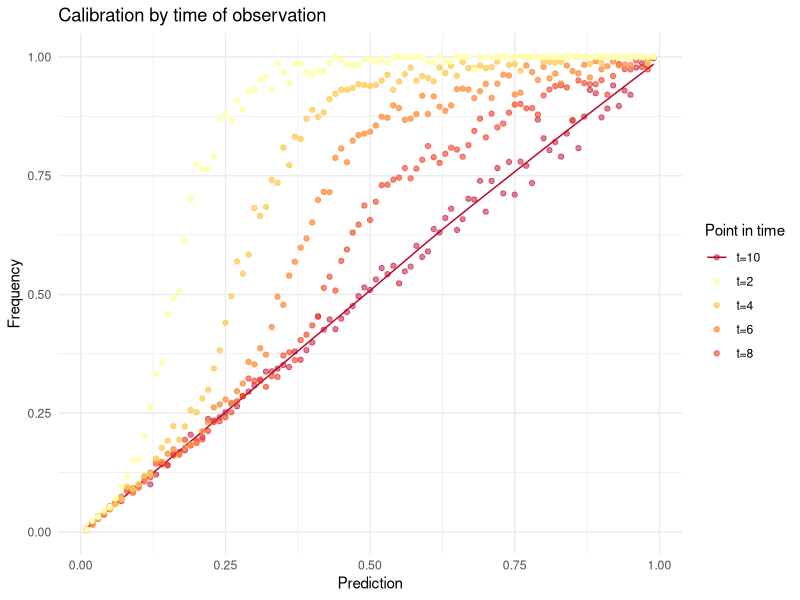

The R source for this figure:
## --------------------------- ##########################
##
## Script name: Simulation_study_0.2.R
##
## Purpose of script: Simulate a perfect forecasters calibration for the research project 'OptimalCalibration'
##
## Author: Niklas Valentin Lehmann
##
## Date Created: 2025-06-17
##
## Copyright (c) Niklas Valentin Lehmann, 2025
## Email: Niklas-Valentin.Lehmann@vwl.tu-freiberg.de
##
## ---------------------------
##
## Notes:
##   
##
## --------------------------- #########################



### Load Library packages ---------------------------

library(tidyverse)



### Contents ---------------------------

# 1. Create events 

# 2. Get predictions 

# 3. Simulate event history

# 4. Calculate calibration/empirical reliability

###############################################
### ########## 1. Create events ######## #######
###############################################

set.seed(142857)  # For reproducibility

# Set the number of events and final time T
num_distributions <- 100000
T <- 1


# Sample random means and variances as specified
means <- runif(num_distributions, min = 0, max = T)
variances <- runif(num_distributions, min = 0, max = 0.5 * T)
sds <- sqrt(variances)


# #OPTIONAL ------------------------------------------------------
# Plot a sample of 10 distributions
# plot(NULL, xlim = range(x), ylim = c(0, 2), xlab = "x", ylab = "Density",
#      main = "Sample of Random Normal Distributions")
# 
# for (i in 1:10) {
#   y <- dnorm(x, mean = means[i], sd = sds[i])
#   lines(x, y, col = rgb(0, 0, 1, 0.2))
# }
# #----------------------------------------------------------------



###############################################
### ########## 2. Get predictions ######## #######
###############################################


# initialize dataframe with predictions and outcomes
t0 <- tibble(
            censoring_date = runif(num_distributions, min = 0, max = T), #Define the question, probability that X=1 until t?
            prediction = NA_real_ #perfect prediction will be stored here
            ) # outcome (to be added later): resolved questions will be (X=1 OR X=0) depending on whether or not the event occurred; NA otherwise


# calculate predictions 

for (i in c(1:num_distributions)) {
  
  t0$prediction[i] <- pnorm(t0$censoring_date[i], mean = means[i], sd = sds[i]) - pnorm(0, mean = means[i], sd = sds[i])
  
}


# #OPTIONAL ------------------------------------------------------
# Plot predictions
# hist(t0$prediction, breaks = seq(0, 1, by = 0.01), main = "Histogram of Predictions",
#      xlab = "Prediction", ylab = "Count", col = "skyblue", border = "white", xlim = c(0, 1))
# #----------------------------------------------------------------


###############################################
### ########### 3. Simulate event history ######## #######
###############################################
  
#We create a function that simulates outcomes at an independent point in time t between 0 and 1 
simulate_outcomes <- function(t){

  #initialize the outcome vectors
  Expectation_X <- rep(NA,num_distributions)
  X_t <- rep(NA,num_distributions)
  
  
for (i in c(1:num_distributions)) { 
  
  # calculate the probability that an event has occurred at this time
  Expectation_X[i] <- pnorm(min(t,t0$censoring_date[i]), mean = means[i], sd = sds[i]) - pnorm(0, mean = means[i], sd = sds[i])
  
  # mark all events that have been closed/censored
  X_t[i] <- ifelse(t0$censoring_date[i] < t, 0, NA)  
  
  # mark all events that have happened - otherwise do nothing
  X_t[i] <- ifelse(runif(1,0,1) < Expectation_X[i], 1, X_t[i]) 
  
}

#return the outcome vector
return(X_t)
}


## ----------------------------------------------------

### Simulate 10 glimpses in time and store them

for (t in seq(0,1,by=0.1)) {
  
  #Get outcomes and store as new column
  t0[[paste0("X_", t * 10)]] <- simulate_outcomes(t)
  
}


###############################################
### ########### # 4. Calculate calibration/empirical reliability ######## #######
###############################################


# build and initialize the dataset for the calibration
calibration <- list(X_1 = data.frame(prediction = seq(0.01,0.99, by = 0.01), frequency= rep(NA,99)),
                    X_2 = data.frame(prediction = seq(0.01,0.99, by = 0.01), frequency= rep(NA,99)),
                    X_3 = data.frame(prediction = seq(0.01,0.99, by = 0.01), frequency= rep(NA,99)),
                    X_4 = data.frame(prediction = seq(0.01,0.99, by = 0.01), frequency= rep(NA,99)),
                    X_5 = data.frame(prediction = seq(0.01,0.99, by = 0.01), frequency= rep(NA,99)),
                    X_6 = data.frame(prediction = seq(0.01,0.99, by = 0.01), frequency= rep(NA,99)),
                    X_7 = data.frame(prediction = seq(0.01,0.99, by = 0.01), frequency= rep(NA,99)),
                    X_8 = data.frame(prediction = seq(0.01,0.99, by = 0.01), frequency= rep(NA,99)),
                    X_9 = data.frame(prediction = seq(0.01,0.99, by = 0.01), frequency= rep(NA,99)),
                    X_10 = data.frame(prediction = seq(0.01,0.99, by = 0.01), frequency= rep(NA,99))
)

# We need to categorize, i.e. round the predictions to make them work for our purposes
t0$prediction <- round(t0$prediction,2)

# Predictions cannot be definite, so we need to change them too

t0$prediction <- ifelse(t0$prediction == 0, 0.01,t0$prediction)
t0$prediction <- ifelse(t0$prediction == 1, 0.99,t0$prediction)


for (k in 1:99){
  
  ##filter by prediction 
  temp <- t0 |> 
    filter(prediction == k/100) 
  
  # Count the number of ones/zeros across these columns whilst ignoring NAs
  temp_1 <- temp |> summarise(across(c(X_1,X_2,X_3,X_4,X_5,X_6,X_7,X_8,X_9, X_10),  ~sum(. == 1, na.rm = TRUE)))
  temp_0 <- temp |> summarise(across(c(X_1,X_2,X_3,X_4,X_5,X_6,X_7,X_8,X_9,X_10),  ~sum(. == 0, na.rm = TRUE)))
  
  
  # divides the number of positive outcomes with the total number of outcomes
  calibration$X_1$frequency[k] <- temp_1$X_1 / (temp_1$X_1 + temp_0$X_1)
  calibration$X_2$frequency[k] <- temp_1$X_2 / (temp_1$X_2 + temp_0$X_2) 
  calibration$X_3$frequency[k] <- temp_1$X_3 / (temp_1$X_3 + temp_0$X_3) 
  calibration$X_4$frequency[k] <- temp_1$X_4 / (temp_1$X_4 + temp_0$X_4) 
  calibration$X_5$frequency[k] <- temp_1$X_5 / (temp_1$X_5 + temp_0$X_5) 
  calibration$X_6$frequency[k] <- temp_1$X_6 / (temp_1$X_6 + temp_0$X_6) 
  calibration$X_7$frequency[k] <- temp_1$X_7 / (temp_1$X_7 + temp_0$X_7) 
  calibration$X_8$frequency[k] <- temp_1$X_8 / (temp_1$X_8 + temp_0$X_8) 
  calibration$X_9$frequency[k] <- temp_1$X_9 / (temp_1$X_9 + temp_0$X_9) 
  calibration$X_10$frequency[k] <- temp_1$X_10 / (temp_1$X_10 + temp_0$X_10) 
  
  
} 


### Make nice plots ------------------------------------------------------------

plot <- ggplot() +
  geom_point(data = calibration$X_10, aes(x = prediction, y = frequency, color = "t=10"), size = 1.5, alpha = 0.5) +
  geom_smooth(data = calibration$X_10, aes(x = prediction, y = frequency, color = "t=10"), linewidth = 0.5, se=FALSE) +
  geom_point(data = calibration$X_8, aes(x = prediction, y = frequency, color = "t=8"), size = 1.5, alpha = 0.6) +
  #geom_smooth(data = calibration$X_8, aes(x = prediction, y = frequency, color = "t=8"), linewidth = 0.5, se=FALSE) +
  geom_point(data = calibration$X_6, aes(x = prediction, y = frequency, color = "t=6"), size = 1.5, alpha = 0.75) +
  #geom_smooth(data = calibration$X_6, aes(x = prediction, y = frequency, color = "t=6"), linewidth = 0.5, se=FALSE) +
  geom_point(data = calibration$X_4, aes(x = prediction, y = frequency, color = "t=4"), size = 1.5, alpha = 0.8) +
  #geom_smooth(data = calibration$X_4, aes(x = prediction, y = frequency, color = "t=4"), linewidth = 0.5, se=FALSE) +
  geom_point(data = calibration$X_2, aes(x = prediction, y = frequency, color = "t=2"), size = 1.5, alpha = 1) +
  #geom_smooth(data = calibration$X_2, aes(x = prediction, y = frequency, color = "t=2"), linewidth = 0.5, se=FALSE) +
  scale_color_manual(name = "Point in time", 
                     values = c("t=10" = "#BD0026",
                                #"t=9" = "red",
                                "t=8" = "#F03B20",
                                #"t=7" = "blue",
                                "t=6" = "#FD8D3C",
                                #"t=5" = "blue",
                                "t=4" = "#FECC5C",
                                #"t=3" = "blue",
                                "t=2" = "#FFFFB2"
                                #"t=1" = "blue"
                                )) +
  xlab("Prediction") +
  ylab("Frequency") +
  ggtitle("Calibration by time of observation") +
  theme_minimal()






### End of script ---------------------------------------------------









